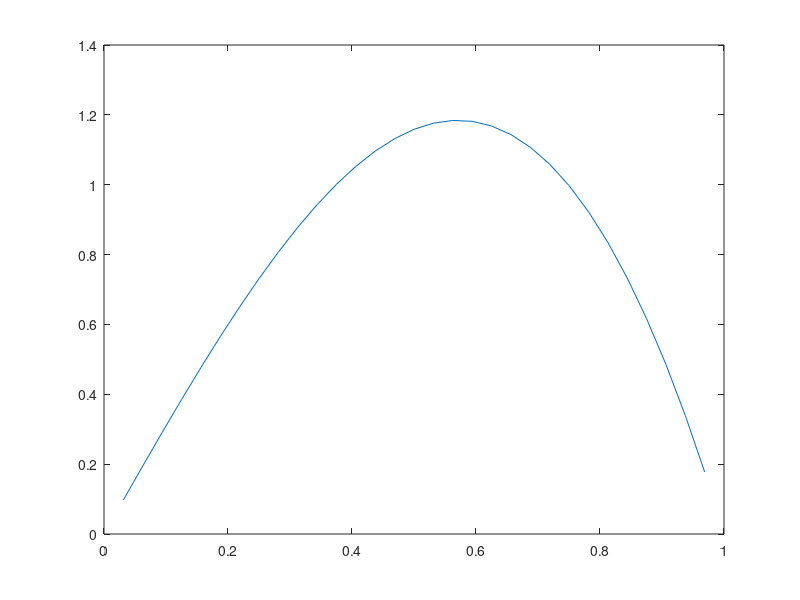

Write MATLAB code to recreate this figure.
clear all;
method=2;
l=5;num_relax=3;
N=2^l-1;
M=2^(l-1)-1;
h=1/(N+1);
L=(diag(ones(N-1,1),1)+diag(-2*ones(N,1))+diag(ones(N-1,1),-1))/h^2;
R=zeros(M,N);
for m=1:M
    
  R(m,1+2*(m-1))=1/4;
  R(m,2+2*(m-1))=1/2;
  R(m,3+2*(m-1))=1/4;
   
end

P=2*R';
LE11=R*L*P;
LE12=R*L;
LE21=L*P;
LE22=L;
LE1=cat(2,LE11,LE12);
LE2=cat(2,LE21,LE22);
LE=cat(1,LE1,LE2);
x=h:h:1-h;
Fk=zeros(1,N);
for i=1:N
Fk(i)=-2*pi^2*sin(x(i));
end
Fk=Fk';
FE1=R*Fk;
FE=cat(1,FE1,Fk);
res=1;
iter=0;
w1=zeros(M,1);
w2=zeros(N,1);
I=eye(N);
SE=cat(2,P,I);
if method==1
tic;
while(res>1e-4)


    
for i=1:N
    sum_1=0;sum_2=0;
    if i>1
    for j=1:i-1
        sum_1=sum_1+L(i,j)*w2(j);
    end
    end
    if i<N
    for j=i+1:N
        sum_2=sum_2+L(i,j)*w2(j);
    end
    end
    
    w2(i)=(Fk(i)-sum_1-sum_2)/L(i,i);
end
r=Fk-L*w2;
res=norm(r)/sqrt(N);
iter=iter+1;
end
iter 
t=toc
plot(x,w2)

else
    tic;
while(res>1e-4)

% for k=1:num_relax
    
for i=1:N
    sum1=0;sum2=0;
    if i>1
    for j=1:i-1
        sum1=sum1+L(i,j)*w2(j);
    end
    end
    if i<N
    for j=i+1:N
        sum2=sum2+L(i,j)*w2(j);
    end
    end
    r1=Fk(i)-LE21*w1;
    w2(i)=(r1(i)-sum1-sum2)/L(i,i);
end
iter=iter+1;
% end
% for l=1:num_relax
for i=1:M
    sum3=0;sum4=0;
    if i>1
    for j=1:i-1
        sum3=sum3+LE11(i,j)*w1(j);
    end
    end
    if i<M
    for j=i+1:M
        sum4=sum4+LE11(i,j)*w1(j);
    end
    end
    r2=FE1(i)-LE12*w2(i);
    w1(i)=(r2(i)-sum3-sum4)/LE11(i,i);
end
% end
w=cat(1,w1,w2);
u=SE*w;
r=Fk-L*u;
res=norm(r)/sqrt(N);
iter=iter+1;
end
iter
t=toc
plot(x,u)
end




